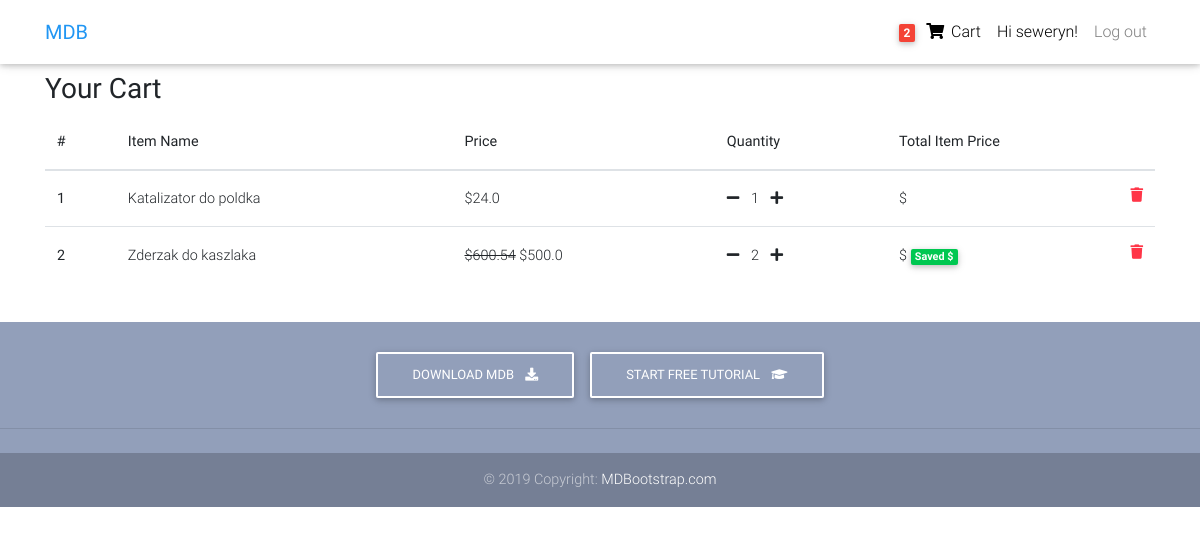
Page /order-summary/ (signed in) on the committed database.
### pages/models.py (models this page shows, shortened)
class Order(models.Model):
    customer = models.ForeignKey(settings.AUTH_USER_MODEL, on_delete=models.CASCADE)
    products = models.ManyToManyField(OrderLine)
    orderDate = models.DateTimeField()
    ordered = models.BooleanField(default=False)

class OrderLine(models.Model):
    customer = models.ForeignKey(settings.AUTH_USER_MODEL, on_delete=models.CASCADE)
    product = models.ForeignKey(Product, on_delete=models.CASCADE)
    quantity = models.IntegerField(default=1)
    ordered = models.BooleanField(default=False)

class Product(models.Model):
    name = models.CharField(max_length=50)
    price = models.FloatField()
    discountPrice = models.FloatField(blank=True)
    description = models.TextField()
    image = models.ImageField(blank=True)

### pages/views.py (the view)
# urls.py: path('order-summary/', OrderSummaryView.as_view(), name='order-summary'),
class OrderSummaryView(LoginRequiredMixin, View):
    def get(self, *args, **kwargs):
        try:
            order = Order.objects.get(customer=self.request.user, ordered=False)
            context = {
                'object': order
            }
            return render(self.request, 'pages/order_summary.html', context)
        except ObjectDoesNotExist:
            messages.error(self.request, "You do not have an order")
            return redirect("/")

### pages/templatetags/cart_template_tags.py (called while the page is built)
@register.filter
def cart_item_count(user):
    if user.is_authenticated:
        qs = Order.objects.filter(customer=user, ordered=False)
        if qs.exists():
            return qs[0].products.count()
    return 0

### pages/templates/pages/order_summary.html (shortened to what this page needs)
{% extends 'pages/base.html' %}
{% block content %}
<main>
    <div class= "container">
        <div class="table-responsive text-nowrap">
    <h3>
        <strong>Your Cart</strong>
    </h3>
    <table class="table">
        <thead>
        <tr>
            <th scope="col">#</th>
            <th scope="col">Item Name</th>
            <th scope="col">Price</th>
            <th scope="col">Quantity</th>
            <th scope="col">Total Item Price</th>
        </tr>
        </thead>
        <tbody>
        {% for order_item in object.products.all %}
        <tr>
            <th scope="row">{{ forloop.counter }}</th>
            <td>{{ order_item.product.name }}</td>
            <td>
            {% if order_item.product.discountPrice %}
                <del>${{ order_item.product.price}}</del>
                ${{ order_item.product.discountPrice }}
            {% else %}
                ${{ order_item.product.price}}
            {% endif %}
            </td>
            <td>
                <a href="{% url 'pages:reduce-quantity-item' order_item.product.pk %}"><i class="fas fa-minus mr-2"></i></a>
                {{ order_item.quantity }}
                <a href="{% url 'pages:add-to-cart' order_item.product.pk %}"><i class="fas fa-plus ml-2"></i></a>
            </td>
            <td>
            {% if order_item.product.discountPrice %}
                ${{ order_item.get_discount_item_price }}
                <span class="badge badge-success" >Saved ${{ order_item.get_amount_saved }}</span>
            {% else %}
                ${{ order_item.get_total_item_price}}
            {% endif %}
             <a href="{% url 'pages:remove-from-cart' order_item.product.pk %}">
                <i class="fas fa-trash float-right text-danger"></i>
             </a>
            </td>
        </tr>
        {% endfor %}
        </tbody>
    </table>
        </div>
    </div>
</main>
{% endblock content %}

### pages/templates/pages/base.html (shortened to what this page needs)
{% load static %}
{% load cart_template_tags %}
<!DOCTYPE html>
<html lang="en">
<head>
  <link rel="stylesheet" href="https://use.fontawesome.com/releases/v5.11.2/css/all.css">
  <link href="{% static 'pages/css/bootstrap.min.css' %}" rel="stylesheet">
  <link href="{% static 'pages/css/mdb.min.css' %}" rel="stylesheet">
  <link href="{% static 'pages/css/style.min.css' %}" rel="stylesheet">
</head>
<body>
  <nav class="navbar fixed-top navbar-expand-lg navbar-light white scrolling-navbar">
    <div class="container">
      <a class="navbar-brand waves-effect" href="/">
        <strong class="blue-text">MDB</strong>
      </a>
      <div class="collapse navbar-collapse" id="navbarSupportedContent">
        <ul class="navbar-nav nav-flex-icons">
            {% if user.is_authenticated %}
            <li class="nav-item">
                <a href="{% url 'pages:order-summary' %}" class="nav-link waves-effect">
                {% if request.user|cart_item_count != 0 %}
                  <span class="badge red z-depth-1 mr-1"> {{ request.user|cart_item_count }} </span>
                {% endif %}
                <i class="fas fa-shopping-cart"></i>
                <span class="clearfix d-none d-sm-inline-block"> Cart </span>
                </a>
            </li>
            <li class="nav-item">
                 <a class="nav-link waves-effect">
                Hi {{ user.username }}!
                </a>
            </li>
                <a class="nav-link waves-effect" href="{% url 'logout' %}">Log out</a>
            {% else %}
             </li class="nav-item">
                <a class="nav-link waves-effect" href="{% url 'login' %}">Log in</a>
            </li>
            {% endif %}
        </ul>
      </div>
    </div>
  </nav>
  <div class="mt-5 pt-4">
    </div>
    {% block content %}
    {% endblock content %}
    {% include 'pages/footer.html' %}
</body>
</html>

### pages/templates/pages/footer.html
<footer class="page-footer text-center font-small mt-4 wow fadeIn">
  <div class="pt-4">
    <a class="btn btn-outline-white" href="https://mdbootstrap.com/docs/jquery/getting-started/download/" target="_blank"
      role="button">Download MDB
      <i class="fas fa-download ml-2"></i>
    </a>
    <a class="btn btn-outline-white" href="https://mdbootstrap.com/education/bootstrap/" target="_blank" role="button">Start
      free tutorial
      <i class="fas fa-graduation-cap ml-2"></i>
    </a>
  </div>
  <hr class="my-4">
  <div class="footer-copyright py-3">
    © 2019 Copyright:
    <a href="https://mdbootstrap.com/education/bootstrap/" target="_blank"> MDBootstrap.com </a>
  </div>
</footer>

### pages/templates/pages/scripts.html (shortened to what this page needs)
{% load static %}

### pages/templates/pages/base.html (style rules this page uses)
html, body, header, .carousel { height: 60vh; }

### rows in the picture
OrderLine: product.name "Katalizator do poldka", product.price "24.0", quantity "1"
OrderLine: product.name "Zderzak do kaszlaka", product.price "600.54", product.discountPrice "500.0", quantity "2"

### other values in the picture
{{ request.user|cart_item_count }} "2"
{{ user.username }} "seweryn"
